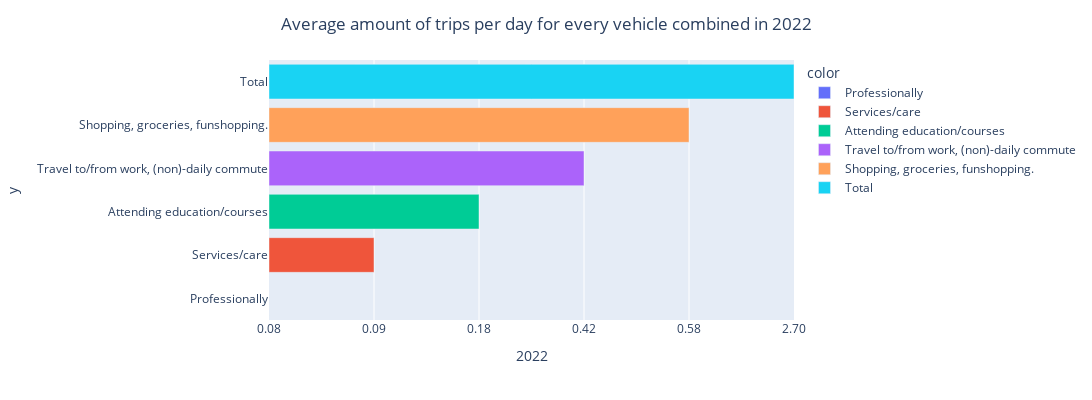

This figure's notebook cell:
### Code cell
#The average amount of trips per day for every vehicle combined in 2022
year = '2022'

mobility_trips_total = mobility_trips[mobility_trips.index=="Total"]
mobility_trips_motive = mobility_trips_total.set_index(['motive']).sort_values(year)
fig = px.bar(mobility_trips_motive.sort_values(year), x=year, y=mobility_trips_motive.sort_values(year).index, 
             orientation='h', color = mobility_trips_motive.sort_values(year).index, width=1100, height=400)
fig.update_layout(title={
    'text': f'Average amount of trips per day for every vehicle combined in {year}',
    'x': 0.5
}, xaxis_range=[0, 5])
fig.show()

### Figure 1 — Plotly figure (JSON) as saved in the notebook; plotly's stock layout.template omitted (floating-point values rounded to 4 significant figures)
{"data": [{"alignmentgroup": "True", "hovertemplate": "color=Professionally<br>2022=%{x}<br>y=%{y}<extra></extra>", "legendgroup": "Professionally", "marker": {"color": "#636efa", "pattern": {"shape": ""}}, "name": "Professionally", "offsetgroup": "Professionally", "orientation": "h", "showlegend": true, "textposition": "auto", "type": "bar", "x": ["0.08"], "xaxis": "x", "y": ["Professionally"], "yaxis": "y"}, {"alignmentgroup": "True", "hovertemplate": "color=Services/care<br>2022=%{x}<br>y=%{y}<extra></extra>", "legendgroup": "Services/care", "marker": {"color": "#EF553B", "pattern": {"shape": ""}}, "name": "Services/care", "offsetgroup": "Services/care", "orientation": "h", "showlegend": true, "textposition": "auto", "type": "bar", "x": ["0.09"], "xaxis": "x", "y": ["Services/care"], "yaxis": "y"}, {"alignmentgroup": "True", "hovertemplate": "color=Attending education/courses<br>2022=%{x}<br>y=%{y}<extra></extra>", "legendgroup": "Attending education/courses", "marker": {"color": "#00cc96", "pattern": {"shape": ""}}, "name": "Attending education/courses", "offsetgroup": "Attending education/courses", "orientation": "h", "showlegend": true, "textposition": "auto", "type": "bar", "x": ["0.18"], "xaxis": "x", "y": ["Attending education/courses"], "yaxis": "y"}, {"alignmentgroup": "True", "hovertemplate": "color=Travel to/from work, (non)-daily commute<br>2022=%{x}<br>y=%{y}<extra></extra>", "legendgroup": "Travel to/from work, (non)-daily commute", "marker": {"color": "#ab63fa", "pattern": {"shape": ""}}, "name": "Travel to/from work, (non)-daily commute", "offsetgroup": "Travel to/from work, (non)-daily commute", "orientation": "h", "showlegend": true, "textposition": "auto", "type": "bar", "x": ["0.42"], "xaxis": "x", "y": ["Travel to/from work, (non)-daily commute"], "yaxis": "y"}, {"alignmentgroup": "True", "hovertemplate": "color=Shopping, groceries, funshopping.<br>2022=%{x}<br>y=%{y}<extra></extra>", "legendgroup": "Shopping, groceries, funshopping.", "marker": {"color": "#FFA15A", "pattern": {"shape": ""}}, "name": "Shopping, groceries, funshopping.", "offsetgroup": "Shopping, groceries, funshopping.", "orientation": "h", "showlegend": true, "textposition": "auto", "type": "bar", "x": ["0.58"], "xaxis": "x", "y": ["Shopping, groceries, funshopping."], "yaxis": "y"}, {"alignmentgroup": "True", "hovertemplate": "color=Total<br>2022=%{x}<br>y=%{y}<extra></extra>", "legendgroup": "Total", "marker": {"color": "#19d3f3", "pattern": {"shape": ""}}, "name": "Total", "offsetgroup": "Total", "orientation": "h", "showlegend": true, "textposition": "auto", "type": "bar", "x": ["2.70"], "xaxis": "x", "y": ["Total"], "yaxis": "y"}], "layout": {"barmode": "relative", "height": 400, "legend": {"title": {"text": "color"}, "tracegroupgap": 0}, "margin": {"t": 60}, "title": {"text": "Average amount of trips per day for every vehicle combined in 2022", "x": 0.5}, "width": 1100, "xaxis": {"anchor": "y", "domain": [0, 1], "range": [0, 5], "title": {"text": "2022"}}, "yaxis": {"anchor": "x", "domain": [0, 1], "title": {"text": "y"}}}}
